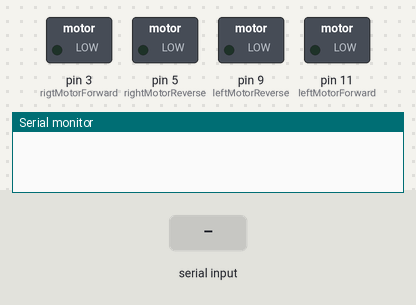
Bench run of a sketch on a simulated Arduino Uno, built with avr-gcc and run on an emulated ATmega328P. On the bench: switched loads named in the sketch (green lamp = pin HIGH), the last lines printed to the serial monitor. The inputs (shaded band) are chosen by the test bench.

Above: at 1.2 s.
1.3 s: "ack1\n" received over Serial
At 1.7 s:
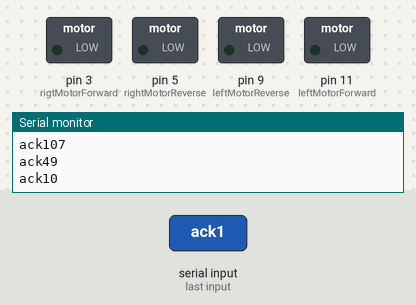
2.9 s: byte 50 (50) received over Serial
At 4.0 s:
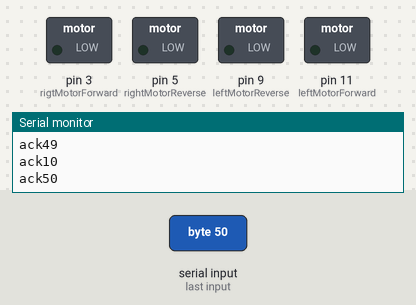
4.5 s: byte 52 (52) received over Serial
At 5.3 s:
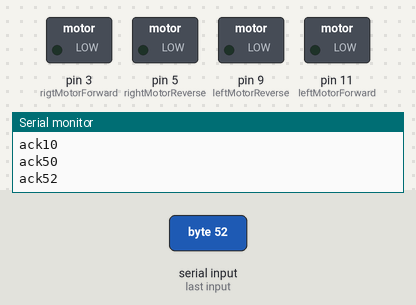
6.1 s: byte 53 (53) received over Serial
At 6.5 s:
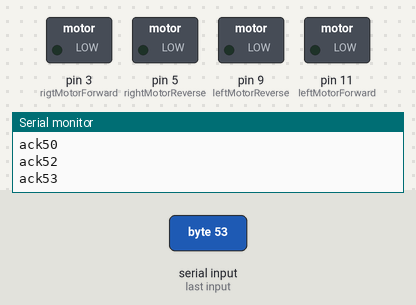
Timing chart, 0 to 8.7 s (numbered marks = the images above; inputs shaded):
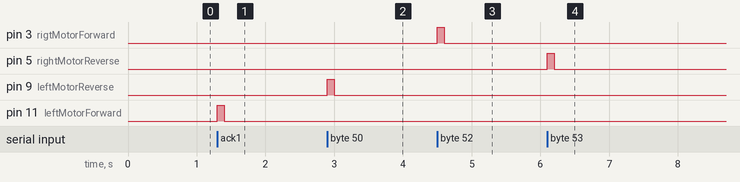

Measured:
- after the input at 1.3 s, pin 11 (leftMotorForward): LOW → HIGH at once, → LOW 0.10 s later
- after the input at 2.9 s, pin 9 (leftMotorReverse): LOW → HIGH at once, → LOW 0.10 s later
- after the input at 4.5 s, pin 3 (rigtMotorForward): LOW → HIGH at once, → LOW 0.10 s later
- after the input at 6.1 s, pin 5 (rightMotorReverse): LOW → HIGH at once, → LOW 0.10 s later

The sketch:

driver.ino
```cpp
int leftMotorForward = 11;
int leftMotorReverse = 9;

int rigtMotorForward = 3;
int rightMotorReverse = 5;
int inByte = 0;

unsigned long leftForwardTimer = 0;
unsigned long leftReverseTimer = 0;
unsigned long rightForwardTimer = 0;
unsigned long rightReverseTimer = 0;

unsigned long stopAfter = 100;

void setup() {
  // put your setup code here, to run once:
  Serial.begin(115200);
  pinMode(leftMotorForward,OUTPUT);
  pinMode(leftMotorReverse,OUTPUT);
  pinMode(rigtMotorForward,OUTPUT);
  pinMode(rightMotorReverse,OUTPUT);

}


void loop() {
  // put your main code here, to run repeatedly:
  if (Serial.available() > 0 ) {
    inByte = Serial.read();
    Serial.print("ack");
    Serial.println(inByte);

  if (inByte == 49) {
    digitalWrite(leftMotorForward,HIGH);
    leftForwardTimer = millis();
    //Serial.println('ack1');
  }

  if (inByte == 50) {
    digitalWrite(leftMotorReverse,HIGH);
    leftReverseTimer = millis();
    //Serial.println('ack2');
  }

  //if (inByte == 51) {
   // digitalWrite(leftMotorForward,LOW);
    //Serial.println('ack3');
 // }

 // if (inByte == '4') {
  //  digitalWrite(leftMotorReverse,LOW);
    //Serial.println('ack4');
  //}

  if (inByte == 52) {
    digitalWrite(rigtMotorForward,HIGH);
    rightForwardTimer = millis();
    //Serial.println('ack5');
  }

  if (inByte == 53) {
    digitalWrite(rightMotorReverse,HIGH);
    rightReverseTimer = millis();
    //Serial.println('ack6');
  }


   //   if (inByte == 55) {
   // digitalWrite(rigtMotorForward,LOW);
    //Serial.println('ack7');
  }
  unsigned long curentTime = millis();


  if (curentTime - leftForwardTimer > stopAfter){
    digitalWrite(leftMotorForward,LOW);
    leftForwardTimer = millis();
  }

  if (curentTime - leftReverseTimer > stopAfter){
    digitalWrite(leftMotorReverse,LOW);
    leftReverseTimer = millis();
  }

  if (curentTime - rightForwardTimer > stopAfter){
    digitalWrite(rigtMotorForward,LOW);
    rightForwardTimer = millis();
  }

  if (curentTime - rightReverseTimer  > stopAfter){
    digitalWrite(rightMotorReverse, LOW);
    rightReverseTimer = millis();
  }
}
```
